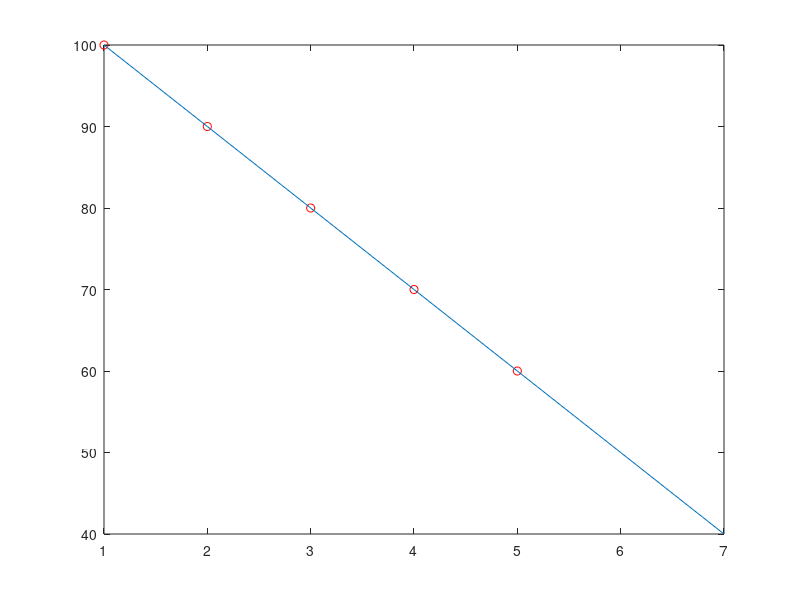

MATLAB code to generate this figure:
clc
#Temporary values(delete this section during combination)
 # x_values = [1;2;3;4;5;6;7;8;9;10;11;12;13;14;15];
 # grades_matrix = [100;0;95;96;97;80;100;70;66;50;56;25;15;50;5];
  
  x_values = [1;2;3;4;5];
  grades_matrix = [100;90;80;70;60];
 
#Slopes vector
x_values_legnth = size (x_values, 1);
slopes_vector = zeros(x_values_legnth-1, 1);
yintercept_vector = slopes_vector;

for (i = 1:(x_values_legnth-1))
    j = i+1;
    temp_slope = (grades_matrix(j)-grades_matrix(i))/(x_values(j)-x_values(i));
    slopes_vector(i) = temp_slope;
endfor

best_slope = 0;

#Finding avg slope
for(i = 1:x_values_legnth-1)
best_slope = best_slope + slopes_vector(i);
endfor
best_slope = best_slope/(x_values_legnth-1);


#Finding y-intercept vector
for (i = 1:x_values_legnth-1)
    yintercept_vector(i) = grades_matrix(i)-(slopes_vector(i)*x_values(i));
endfor

#Finding avg y-intercept 
best_yintercept=0;
for(i = 1:(x_values_legnth-1))
best_yintercept = best_yintercept + yintercept_vector(i);
endfor
best_yintercept = best_yintercept/(x_values_legnth-1);

#Plotting the Line of Best Fit

for(i = 1:x_values_legnth+2)
linear_regression_vector(i) = best_yintercept+best_slope*i;
endfor


plot (x_values, grades_matrix, "or", linear_regression_vector)


#Calculating Cost
J_one = 0;
for (i = 1:x_values_legnth)
  J_one = J_one+abs((grades_matrix(i))-(linear_regression_vector(i)));
  
endfor